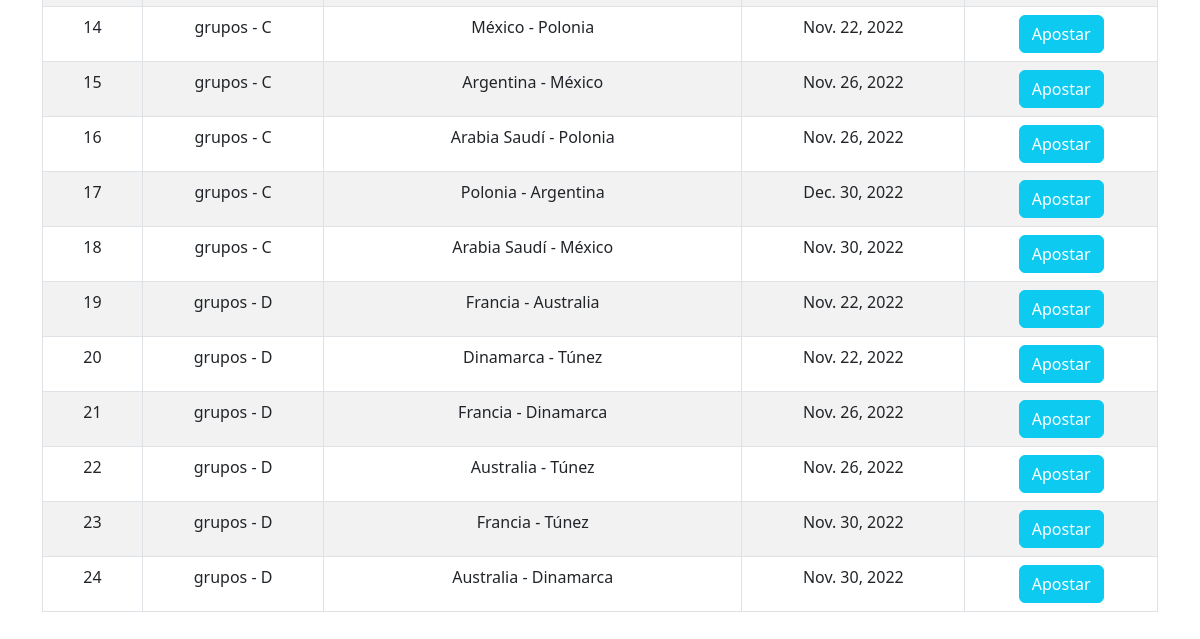
/grupos/ (lower part), run on an earlier commit of the app's database.
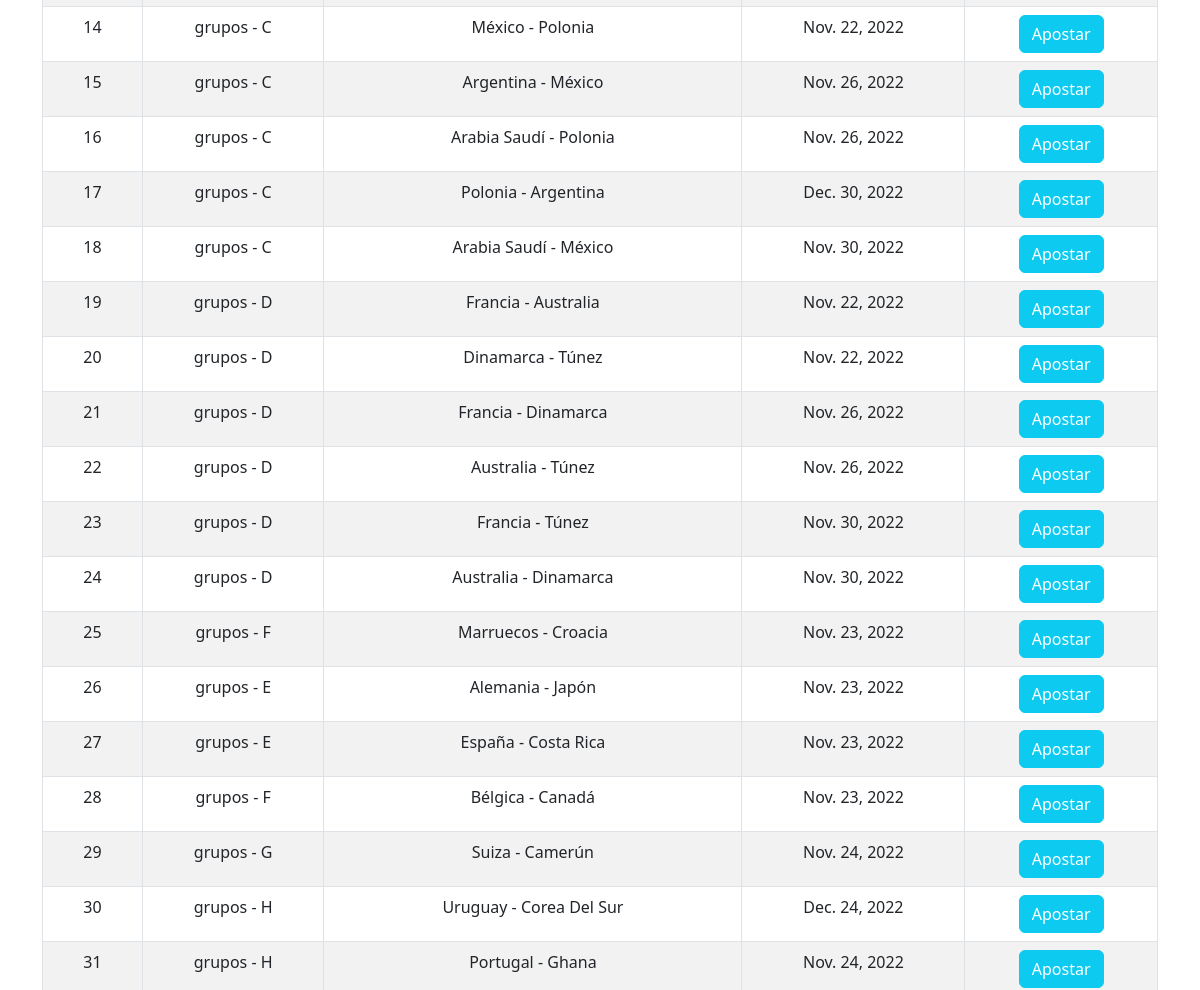
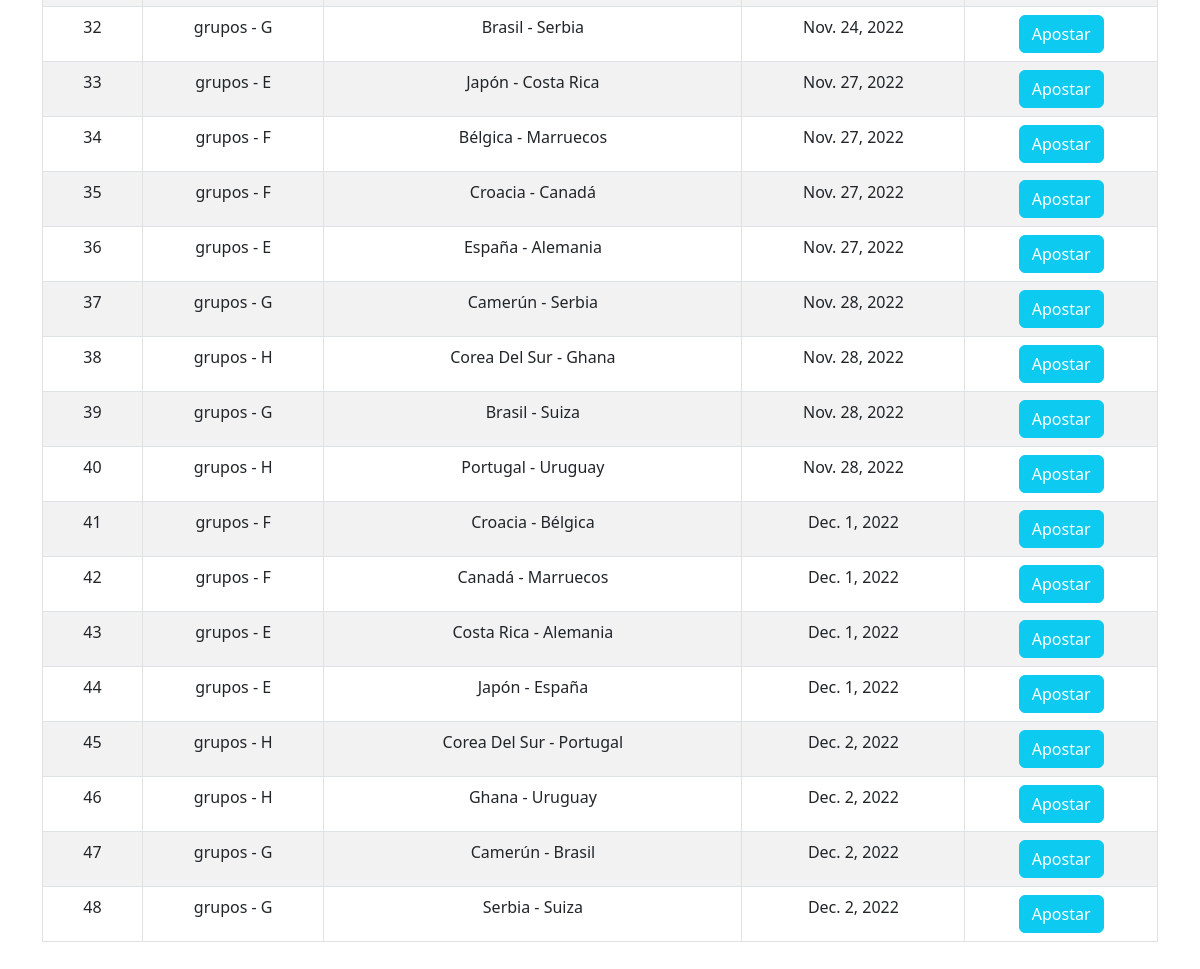
And on a later commit of the database (2 pictures, top to bottom).
### Aplicaciones/Partidos/models.py (models this page shows, shortened)
class Partido(models.Model):
    clasificacion = models.CharField(max_length=50)
    equipos1 = models.ForeignKey(Equipo,default=None,on_delete=models.PROTECT,related_name="_equipos1")
    equipos2 = models.ForeignKey(Equipo,default=None,on_delete=models.PROTECT,related_name="_equipos2")
    marcador1 = models.CharField(max_length=2)
    marcador2 = models.CharField(max_length=2)
    fecha = models.DateField()

class Equipo(models.Model):
    pais = models.CharField(max_length=50)
    grupo = models.CharField(max_length=50)
    class Meta:
        ordering = ['grupo']

### Aplicaciones/Partidos/views.py (the view)
# urls.py: path('grupos/',views.grupos),
def grupos(request):
    context={'partido': Partido.objects.filter(clasificacion='grupos')}
    return render(request, "gestionApuestasGrupos.html",context)

### Aplicaciones/Partidos/templates/gestionApuestasGrupos.html (shortened to what this page needs)
{% extends './base.html' %}
{% block body %}
<div class="row">
    <div class="table-responsive py-2">
        <table class="table table-striped table-bordered">
            <tbody>
                    {% for p in partido %}
                        <tr>
                            <td>{{forloop.counter}}</td>
                            <td>{{p.clasificacion}} - {{p.equipos1.grupo}}</td>
                            <td>{{p.equipos1.pais}} - {{p.equipos2.pais}}</td>
                            <td>{{p.fecha}}</td>
                            <td><a href="registrarApuesta/{{p.id}}" class="btn btn-info text-white">Apostar</a></td>
                        </tr>
                    {% endfor %}
            </tbody>
        </table>
    </div>
</div>
{% endblock %}

What changed in the data, as far as the page shows it:
added Partido: clasificacion "grupos", equipos1.grupo "F", equipos1.pais "Marruecos", equipos2.pais "Croacia", fecha "Nov. 23, 2022"
added Partido: clasificacion "grupos", equipos1.grupo "E", equipos1.pais "Alemania", equipos2.pais "Japón", fecha "Nov. 23, 2022"
added Partido: clasificacion "grupos", equipos1.grupo "E", equipos1.pais "España", equipos2.pais "Costa Rica", fecha "Nov. 23, 2022"
added Partido: clasificacion "grupos", equipos1.grupo "F", equipos1.pais "Bélgica", equipos2.pais "Canadá", fecha "Nov. 23, 2022"
added Partido: clasificacion "grupos", equipos1.grupo "G", equipos1.pais "Suiza", equipos2.pais "Camerún", fecha "Nov. 24, 2022"
added Partido: clasificacion "grupos", equipos1.grupo "H", equipos1.pais "Uruguay", equipos2.pais "Corea Del Sur", fecha "Dec. 24, 2022"
added Partido: clasificacion "grupos", equipos1.grupo "H", equipos1.pais "Portugal", equipos2.pais "Ghana", fecha "Nov. 24, 2022"
added Partido: clasificacion "grupos", equipos1.grupo "G", equipos1.pais "Brasil", equipos2.pais "Serbia", fecha "Nov. 24, 2022"
added Partido: clasificacion "grupos", equipos1.grupo "E", equipos1.pais "Japón", equipos2.pais "Costa Rica", fecha "Nov. 27, 2022"
added Partido: clasificacion "grupos", equipos1.grupo "F", equipos1.pais "Bélgica", equipos2.pais "Marruecos", fecha "Nov. 27, 2022"
added Partido: clasificacion "grupos", equipos1.grupo "F", equipos1.pais "Croacia", equipos2.pais "Canadá", fecha "Nov. 27, 2022"
added Partido: clasificacion "grupos", equipos1.grupo "E", equipos1.pais "España", equipos2.pais "Alemania", fecha "Nov. 27, 2022"
added Partido: clasificacion "grupos", equipos1.grupo "G", equipos1.pais "Camerún", equipos2.pais "Serbia", fecha "Nov. 28, 2022"
added Partido: clasificacion "grupos", equipos1.grupo "H", equipos1.pais "Corea Del Sur", equipos2.pais "Ghana", fecha "Nov. 28, 2022"
added Partido: clasificacion "grupos", equipos1.grupo "G", equipos1.pais "Brasil", equipos2.pais "Suiza", fecha "Nov. 28, 2022"
added Partido: clasificacion "grupos", equipos1.grupo "H", equipos1.pais "Portugal", equipos2.pais "Uruguay", fecha "Nov. 28, 2022"
added Partido: clasificacion "grupos", equipos1.grupo "F", equipos1.pais "Croacia", equipos2.pais "Bélgica", fecha "Dec. 1, 2022"
added Partido: clasificacion "grupos", equipos1.grupo "F", equipos1.pais "Canadá", equipos2.pais "Marruecos", fecha "Dec. 1, 2022"
added Partido: clasificacion "grupos", equipos1.grupo "E", equipos1.pais "Costa Rica", equipos2.pais "Alemania", fecha "Dec. 1, 2022"
added Partido: clasificacion "grupos", equipos1.grupo "E", equipos1.pais "Japón", equipos2.pais "España", fecha "Dec. 1, 2022"
added Partido: clasificacion "grupos", equipos1.grupo "H", equipos1.pais "Corea Del Sur", equipos2.pais "Portugal", fecha "Dec. 2, 2022"
added Partido: clasificacion "grupos", equipos1.grupo "H", equipos1.pais "Ghana", equipos2.pais "Uruguay", fecha "Dec. 2, 2022"
added Partido: clasificacion "grupos", equipos1.grupo "G", equipos1.pais "Camerún", equipos2.pais "Brasil", fecha "Dec. 2, 2022"
added Partido: clasificacion "grupos", equipos1.grupo "G", equipos1.pais "Serbia", equipos2.pais "Suiza", fecha "Dec. 2, 2022"
